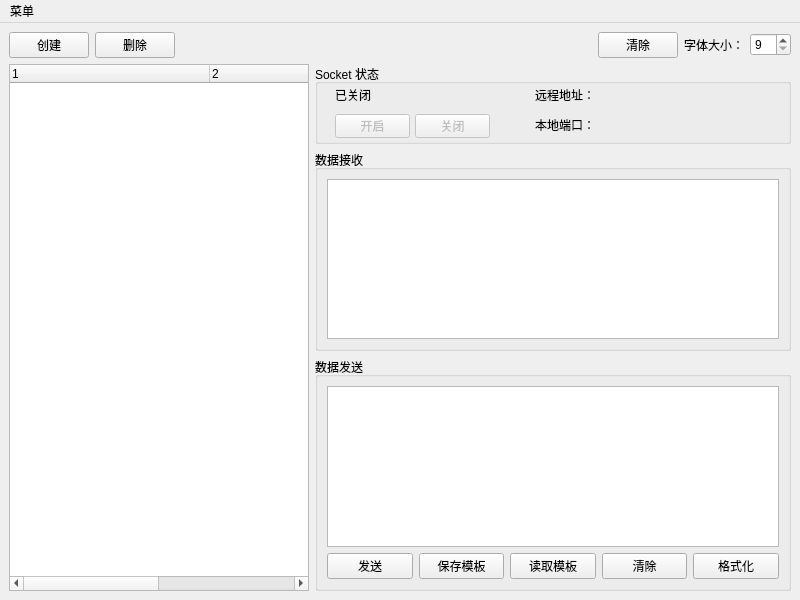
<?xml version="1.0" encoding="UTF-8"?>
<ui version="4.0">
 <class>MainWindow</class>
 <widget class="QMainWindow" name="MainWindow">
  <property name="geometry">
   <rect>
    <x>0</x>
    <y>0</y>
    <width>800</width>
    <height>600</height>
   </rect>
  </property>
  <property name="minimumSize">
   <size>
    <width>800</width>
    <height>600</height>
   </size>
  </property>
  <property name="maximumSize">
   <size>
    <width>16777215</width>
    <height>16777215</height>
   </size>
  </property>
  <property name="windowTitle">
   <string>SocketToolPlus Beta</string>
  </property>
  <widget class="QWidget" name="centralwidget">
   <layout class="QVBoxLayout" name="verticalLayout">
    <item>
     <layout class="QHBoxLayout" name="layout_h_ctrlbox">
      <item>
       <widget class="QPushButton" name="btn_socket_create">
        <property name="enabled">
         <bool>true</bool>
        </property>
        <property name="sizePolicy">
         <sizepolicy hsizetype="Minimum" vsizetype="Fixed">
          <horstretch>0</horstretch>
          <verstretch>0</verstretch>
         </sizepolicy>
        </property>
        <property name="maximumSize">
         <size>
          <width>80</width>
          <height>16777215</height>
         </size>
        </property>
        <property name="text">
         <string>创建</string>
        </property>
       </widget>
      </item>
      <item>
       <widget class="QPushButton" name="btn_socket_delete">
        <property name="maximumSize">
         <size>
          <width>80</width>
          <height>16777215</height>
         </size>
        </property>
        <property name="text">
         <string>删除</string>
        </property>
       </widget>
      </item>
      <item>
       <spacer name="horizontalSpacer">
        <property name="orientation">
         <enum>Qt::Horizontal</enum>
        </property>
        <property name="sizeHint" stdset="0">
         <size>
          <width>40</width>
          <height>20</height>
         </size>
        </property>
       </spacer>
      </item>
      <item>
       <widget class="QPushButton" name="btn_recvclear">
        <property name="text">
         <string>清除</string>
        </property>
       </widget>
      </item>
      <item>
       <widget class="QLabel" name="label_s_fontsize">
        <property name="text">
         <string>字体大小：</string>
        </property>
       </widget>
      </item>
      <item>
       <widget class="QSpinBox" name="spinbox_fontsize">
        <property name="minimumSize">
         <size>
          <width>30</width>
          <height>0</height>
         </size>
        </property>
        <property name="minimum">
         <number>9</number>
        </property>
        <property name="value">
         <number>9</number>
        </property>
       </widget>
      </item>
     </layout>
    </item>
    <item>
     <layout class="QHBoxLayout" name="layout_h_mainbox">
      <item>
       <widget class="QTreeWidget" name="tree_main">
        <property name="sizePolicy">
         <sizepolicy hsizetype="Maximum" vsizetype="Expanding">
          <horstretch>0</horstretch>
          <verstretch>0</verstretch>
         </sizepolicy>
        </property>
        <property name="minimumSize">
         <size>
          <width>300</width>
          <height>0</height>
         </size>
        </property>
        <property name="maximumSize">
         <size>
          <width>400</width>
          <height>16777215</height>
         </size>
        </property>
        <property name="verticalScrollBarPolicy">
         <enum>Qt::ScrollBarAsNeeded</enum>
        </property>
        <property name="horizontalScrollBarPolicy">
         <enum>Qt::ScrollBarAsNeeded</enum>
        </property>
        <property name="animated">
         <bool>false</bool>
        </property>
        <property name="columnCount">
         <number>3</number>
        </property>
        <attribute name="headerMinimumSectionSize">
         <number>0</number>
        </attribute>
        <attribute name="headerDefaultSectionSize">
         <number>200</number>
        </attribute>
        <attribute name="headerStretchLastSection">
         <bool>true</bool>
        </attribute>
        <column>
         <property name="text">
          <string notr="true">1</string>
         </property>
        </column>
        <column>
         <property name="text">
          <string notr="true">2</string>
         </property>
        </column>
        <column>
         <property name="text">
          <string notr="true">3</string>
         </property>
        </column>
       </widget>
      </item>
      <item>
       <layout class="QVBoxLayout" name="layout_v_infobox">
        <item>
         <widget class="QGroupBox" name="groupbox_status">
          <property name="sizePolicy">
           <sizepolicy hsizetype="Preferred" vsizetype="Minimum">
            <horstretch>0</horstretch>
            <verstretch>0</verstretch>
           </sizepolicy>
          </property>
          <property name="minimumSize">
           <size>
            <width>0</width>
            <height>80</height>
           </size>
          </property>
          <property name="title">
           <string>Socket 状态</string>
          </property>
          <widget class="QLabel" name="label_v_status">
           <property name="geometry">
            <rect>
             <x>20</x>
             <y>20</y>
             <width>81</width>
             <height>21</height>
            </rect>
           </property>
           <property name="text">
            <string>已关闭</string>
           </property>
          </widget>
          <widget class="QPushButton" name="btn_socket_start">
           <property name="enabled">
            <bool>false</bool>
           </property>
           <property name="geometry">
            <rect>
             <x>20</x>
             <y>50</y>
             <width>75</width>
             <height>24</height>
            </rect>
           </property>
           <property name="text">
            <string>开启</string>
           </property>
          </widget>
          <widget class="QPushButton" name="btn_socket_stop">
           <property name="enabled">
            <bool>false</bool>
           </property>
           <property name="geometry">
            <rect>
             <x>100</x>
             <y>50</y>
             <width>75</width>
             <height>24</height>
            </rect>
           </property>
           <property name="text">
            <string>关闭</string>
           </property>
          </widget>
          <widget class="QLabel" name="label_v_localport">
           <property name="geometry">
            <rect>
             <x>220</x>
             <y>50</y>
             <width>241</width>
             <height>21</height>
            </rect>
           </property>
           <property name="text">
            <string>本地端口：</string>
           </property>
          </widget>
          <widget class="QLabel" name="label_v_remoteport">
           <property name="geometry">
            <rect>
             <x>220</x>
             <y>20</y>
             <width>241</width>
             <height>21</height>
            </rect>
           </property>
           <property name="text">
            <string>远程地址：</string>
           </property>
          </widget>
         </widget>
        </item>
        <item>
         <widget class="QGroupBox" name="groupbox_datarecv">
          <property name="sizePolicy">
           <sizepolicy hsizetype="Expanding" vsizetype="Preferred">
            <horstretch>0</horstretch>
            <verstretch>0</verstretch>
           </sizepolicy>
          </property>
          <property name="title">
           <string>数据接收</string>
          </property>
          <layout class="QGridLayout" name="gridLayout">
           <item row="0" column="0">
            <widget class="QPlainTextEdit" name="text_recv"/>
           </item>
          </layout>
         </widget>
        </item>
        <item>
         <widget class="QGroupBox" name="groupbox_datasend">
          <property name="title">
           <string>数据发送</string>
          </property>
          <layout class="QVBoxLayout" name="verticalLayout_2">
           <item>
            <widget class="QPlainTextEdit" name="text_send"/>
           </item>
           <item>
            <layout class="QHBoxLayout" name="layout_h_datasendopition">
             <item>
              <widget class="QPushButton" name="btn_send">
               <property name="text">
                <string>发送</string>
               </property>
              </widget>
             </item>
             <item>
              <widget class="QPushButton" name="btn_templatesave">
               <property name="text">
                <string>保存模板</string>
               </property>
              </widget>
             </item>
             <item>
              <widget class="QPushButton" name="btn_templateread">
               <property name="text">
                <string>读取模板</string>
               </property>
              </widget>
             </item>
             <item>
              <widget class="QPushButton" name="btn_sendclear">
               <property name="text">
                <string>清除</string>
               </property>
              </widget>
             </item>
             <item>
              <widget class="QPushButton" name="btn_textformat">
               <property name="text">
                <string>格式化</string>
               </property>
              </widget>
             </item>
            </layout>
           </item>
          </layout>
         </widget>
        </item>
       </layout>
      </item>
     </layout>
    </item>
   </layout>
  </widget>
  <widget class="QMenuBar" name="menubar">
   <property name="geometry">
    <rect>
     <x>0</x>
     <y>0</y>
     <width>800</width>
     <height>22</height>
    </rect>
   </property>
   <widget class="QMenu" name="menu">
    <property name="title">
     <string>菜单</string>
    </property>
    <addaction name="action_settings"/>
    <addaction name="action_about"/>
   </widget>
   <addaction name="menu"/>
  </widget>
  <action name="action_settings">
   <property name="text">
    <string>设置</string>
   </property>
  </action>
  <action name="action_about">
   <property name="text">
    <string>关于</string>
   </property>
  </action>
 </widget>
 <resources/>
 <connections/>
</ui>
